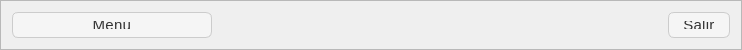
   <widget class="QFrame" name="frame_superior">
    <property name="geometry">
     <rect>
      <x>10</x>
      <y>10</y>
      <width>742</width>
      <height>50</height>
     </rect>
    </property>
    <property name="minimumSize">
     <size>
      <width>0</width>
      <height>50</height>
     </size>
    </property>
    <property name="maximumSize">
     <size>
      <width>16777215</width>
      <height>50</height>
     </size>
    </property>
    <property name="frameShape">
     <enum>QFrame::StyledPanel</enum>
    </property>
    <property name="frameShadow">
     <enum>QFrame::Raised</enum>
    </property>
    <layout class="QHBoxLayout" name="horizontalLayout">
     <item>
      <widget class="QPushButton" name="boton_menu_cliente">
       <property name="minimumSize">
        <size>
         <width>200</width>
         <height>0</height>
        </size>
       </property>
       <property name="styleSheet">
        <string notr="true">/* === Estilo general === */
QMainWindow {
    background-color: #f6f7fb;
    color: #333333;
    font-family: &quot;Segoe UI Variable&quot;, &quot;Roboto&quot;, &quot;Open Sans&quot;, sans-serif;
    font-size: 16px;
    font-weight: 300; /* Más delgada */
}

/* === Frames === */
QFrame {
    background-color: #ffffff;
    border-radius: 10px;
    border: 1px solid #dcdcdc;
}

/* Barra superior */
#frame_superior {
    background-color: #e8ecf1;
    border: none;
}

/* Panel lateral */
#frame_lateral {
    background-color: #f1f3f6;
    border-right: 1px solid #d1d1d1;
}

/* Área principal */
#frame_paginas {
    background-color: #ffffff;
}

/* === Botones === */
QPushButton {
    background-color: #f5f5f5;
    color: #333333;
    border: 1px solid #cccccc;
    border-radius: 6px;
    padding: 8px 14px;
    font-weight: 400;
    font-size: 15px;
    letter-spacing: 0.3px;
}

QPushButton:hover {
    background-color: #0078d7;
    color: #ffffff;
    border: 1px solid #0078d7;
}

QPushButton:pressed {
    background-color: #005a9e;
    color: #ffffff;
    border: 1px solid #005a9e;
}

/* Botón principal (Menú) */
#boton_menu {
    background-color: #0078d7;
    color: white;
    border: none;
    font-weight: 400;
}
#boton_menu:hover {
    background-color: #006cbe;
}
#boton_menu:pressed {
    background-color: #005a9e;
}

/* Botón salir */
#boton_salir {
    background-color: #e74c3c;
    color: white;
    border: none;
}
#boton_salir:hover {
    background-color: #c0392b;
}
#boton_salir:pressed {
    background-color: #a93226;
}

/* === Campos de texto === */
QLineEdit {
    background-color: #ffffff;
    color: #333333;
    border: 1px solid #cccccc;
    border-radius: 4px;
    padding: 6px 8px;
    font-size: 15px;
    font-weight: 300;
}

QLineEdit:focus {
    border: 1px solid #0078d7;
    background-color: #f9fcff;
}

/* === Labels === */
QLabel {
    color: #333333;
    font-weight: 300;
    font-size: 15px;
}

/* Label inferior o secundario */
#label {
    color: #666666;
    font-size: 13px;
    font-style: italic;
}

/* === Stacked Widget === */
QStackedWidget {
    background-color: #ffffff;
    border: 1px solid #dcdcdc;
    border-radius: 6px;
}

/* === Scrollbars === */
QScrollBar:vertical {
    border: none;
    background: #f0f0f0;
    width: 10px;
    border-radius: 4px;
}
QScrollBar::handle:vertical {
    background: #cccccc;
    min-height: 20px;
    border-radius: 4px;
}
QScrollBar::handle:vertical:hover {
    background: #0078d7;
}
QScrollBar::add-line:vertical,
QScrollBar::sub-line:vertical {
    height: 0;
}

/* === Layouts === */
QVBoxLayout, QHBoxLayout {
    spacing: 10px;
}

/* === Botones laterales === */
#boton_agregar, #boton_buscar, #boton_actualizar, #boton_eliminar, #boton_consultar {
    background-color: #ffffff;
    border: 1px solid #cccccc;
    color: #333333;
    font-weight: 400;
    font-size: 15px;
}

#boton_agregar:hover, 
#boton_buscar:hover, 
#boton_actualizar:hover, 
#boton_eliminar:hover,
#boton_consultar:hover {
    background-color: #e8f0fe;
    border: 1px solid #0078d7;
    color: #0078d7;
}

#boton_agregar:pressed, 
#boton_buscar:pressed, 
#boton_actualizar:pressed, 
#boton_eliminar:pressed ,
#boton_consultar:pressed{
    background-color: #cce0ff;
}

/* === Tooltips === */
QToolTip {
    background-color: #ffffff;
    color: #333333;
    border: 1px solid #0078d7;
    padding: 6px;
    border-radius: 4px;
    font-size: 14px;
}</string>
       </property>
       <property name="text">
        <string>Menú</string>
       </property>
       <property name="icon">
        <iconset>
         <normaloff>../resources/imagenes/boton_menu.png</normaloff>../resources/imagenes/boton_menu.png</iconset>
       </property>
       <property name="iconSize">
        <size>
         <width>32</width>
         <height>32</height>
        </size>
       </property>
      </widget>
     </item>
     <item>
      <spacer name="horizontalSpacer">
       <property name="orientation">
        <enum>Qt::Horizontal</enum>
       </property>
       <property name="sizeHint" stdset="0">
        <size>
         <width>171</width>
         <height>20</height>
        </size>
       </property>
      </spacer>
     </item>
     <item>
      <widget class="QLabel" name="mensaje">
       <property name="text">
        <string/>
       </property>
      </widget>
     </item>
     <item>
      <spacer name="horizontalSpacer_2">
       <property name="orientation">
        <enum>Qt::Horizontal</enum>
       </property>
       <property name="sizeHint" stdset="0">
        <size>
         <width>170</width>
         <height>20</height>
        </size>
       </property>
      </spacer>
     </item>
     <item>
      <widget class="QPushButton" name="boton_salir_cliente">
       <property name="styleSheet">
        <string notr="true">/* === Estilo general === */
QMainWindow {
    background-color: #f6f7fb;
    color: #333333;
    font-family: &quot;Segoe UI Variable&quot;, &quot;Roboto&quot;, &quot;Open Sans&quot;, sans-serif;
    font-size: 16px;
    font-weight: 300; /* Más delgada */
}

/* === Frames === */
QFrame {
    background-color: #ffffff;
    border-radius: 10px;
    border: 1px solid #dcdcdc;
}

/* Barra superior */
#frame_superior {
    background-color: #e8ecf1;
    border: none;
}

/* Panel lateral */
#frame_lateral {
    background-color: #f1f3f6;
    border-right: 1px solid #d1d1d1;
}

/* Área principal */
#frame_paginas {
    background-color: #ffffff;
}

/* === Botones === */
QPushButton {
    background-color: #f5f5f5;
    color: #333333;
    border: 1px solid #cccccc;
    border-radius: 6px;
    padding: 8px 14px;
    font-weight: 400;
    font-size: 15px;
    letter-spacing: 0.3px;
}

QPushButton:hover {
    background-color: #0078d7;
    color: #ffffff;
    border: 1px solid #0078d7;
}

QPushButton:pressed {
    background-color: #005a9e;
    color: #ffffff;
    border: 1px solid #005a9e;
}

/* Botón principal (Menú) */
#boton_menu {
    background-color: #0078d7;
    color: white;
    border: none;
    font-weight: 400;
}
#boton_menu:hover {
    background-color: #006cbe;
}
#boton_menu:pressed {
    background-color: #005a9e;
}

/* Botón salir */
#boton_salir {
    background-color: #e74c3c;
    color: white;
    border: none;
}
#boton_salir:hover {
    background-color: #c0392b;
}
#boton_salir:pressed {
    background-color: #a93226;
}

/* === Campos de texto === */
QLineEdit {
    background-color: #ffffff;
    color: #333333;
    border: 1px solid #cccccc;
    border-radius: 4px;
    padding: 6px 8px;
    font-size: 15px;
    font-weight: 300;
}

QLineEdit:focus {
    border: 1px solid #0078d7;
    background-color: #f9fcff;
}

/* === Labels === */
QLabel {
    color: #333333;
    font-weight: 300;
    font-size: 15px;
}

/* Label inferior o secundario */
#label {
    color: #666666;
    font-size: 13px;
    font-style: italic;
}

/* === Stacked Widget === */
QStackedWidget {
    background-color: #ffffff;
    border: 1px solid #dcdcdc;
    border-radius: 6px;
}

/* === Scrollbars === */
QScrollBar:vertical {
    border: none;
    background: #f0f0f0;
    width: 10px;
    border-radius: 4px;
}
QScrollBar::handle:vertical {
    background: #cccccc;
    min-height: 20px;
    border-radius: 4px;
}
QScrollBar::handle:vertical:hover {
    background: #0078d7;
}
QScrollBar::add-line:vertical,
QScrollBar::sub-line:vertical {
    height: 0;
}

/* === Layouts === */
QVBoxLayout, QHBoxLayout {
    spacing: 10px;
}

/* === Botones laterales === */
#boton_agregar, #boton_buscar, #boton_actualizar, #boton_eliminar, #boton_consultar {
    background-color: #ffffff;
    border: 1px solid #cccccc;
    color: #333333;
    font-weight: 400;
    font-size: 15px;
}

#boton_agregar:hover, 
#boton_buscar:hover, 
#boton_actualizar:hover, 
#boton_eliminar:hover,
#boton_consultar:hover {
    background-color: #e8f0fe;
    border: 1px solid #0078d7;
    color: #0078d7;
}

#boton_agregar:pressed, 
#boton_buscar:pressed, 
#boton_actualizar:pressed, 
#boton_eliminar:pressed ,
#boton_consultar:pressed{
    background-color: #cce0ff;
}

/* === Tooltips === */
QToolTip {
    background-color: #ffffff;
    color: #333333;
    border: 1px solid #0078d7;
    padding: 6px;
    border-radius: 4px;
    font-size: 14px;
}</string>
       </property>
       <property name="text">
        <string>Salir</string>
       </property>
       <property name="icon">
        <iconset>
         <normaloff>../resources/imagenes/salir.png</normaloff>../resources/imagenes/salir.png</iconset>
       </property>
       <property name="iconSize">
        <size>
         <width>32</width>
         <height>32</height>
        </size>
       </property>
      </widget>
     </item>
    </layout>
   </widget>
